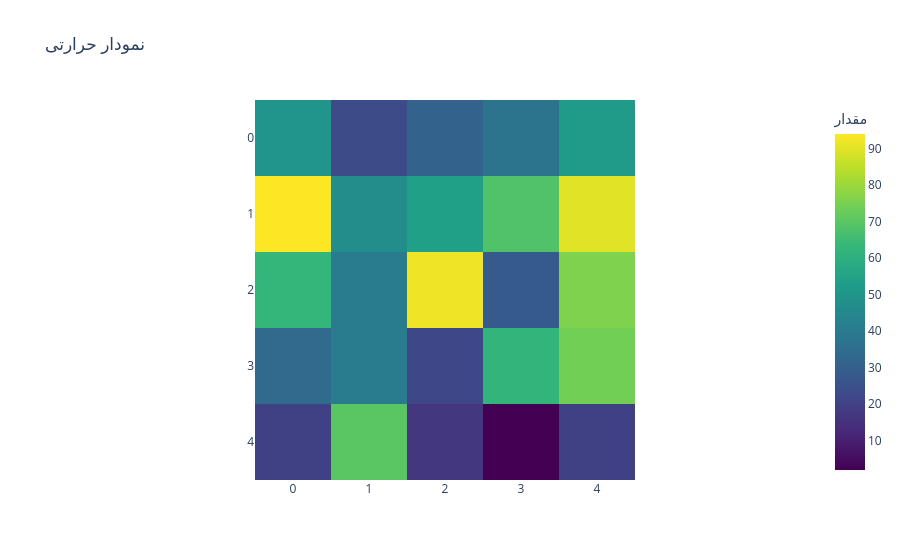

Here is the notebook cell this chart was saved with:
### Code cell
import numpy as np

# داده نمونه
matrix = np.random.randint(1, 100, (5, 5))


fig = px.imshow(matrix, color_continuous_scale='Viridis', title='نمودار حرارتی', labels=dict(color="مقدار")) # رسم نمودار حرارتی
fig.show()

### Figure 1 — Plotly figure (JSON) as saved in the notebook; plotly's stock layout.template omitted (floating-point values rounded to 4 significant figures)
{"data": [{"coloraxis": "coloraxis", "hovertemplate": "x: %{x}<br>y: %{y}<br>مقدار: %{z}<extra></extra>", "name": "0", "type": "heatmap", "xaxis": "x", "yaxis": "y", "z": [[50, 23, 31, 37, 52], [94, 47, 54, 68, 90], [63, 40, 92, 28, 76], [34, 40, 22, 62, 74], [20, 70, 17, 2, 20]]}], "layout": {"coloraxis": {"colorbar": {"title": {"text": "مقدار"}}, "colorscale": [[0, "#440154"], [0.1111, "#482878"], [0.2222, "#3e4989"], [0.3333, "#31688e"], [0.4444, "#26828e"], [0.5556, "#1f9e89"], [0.6667, "#35b779"], [0.7778, "#6ece58"], [0.8889, "#b5de2b"], [1, "#fde725"]]}, "title": {"text": "نمودار حرارتی"}, "xaxis": {"anchor": "y", "constrain": "domain", "domain": [0, 1], "scaleanchor": "y"}, "yaxis": {"anchor": "x", "autorange": "reversed", "constrain": "domain", "domain": [0, 1]}}}
